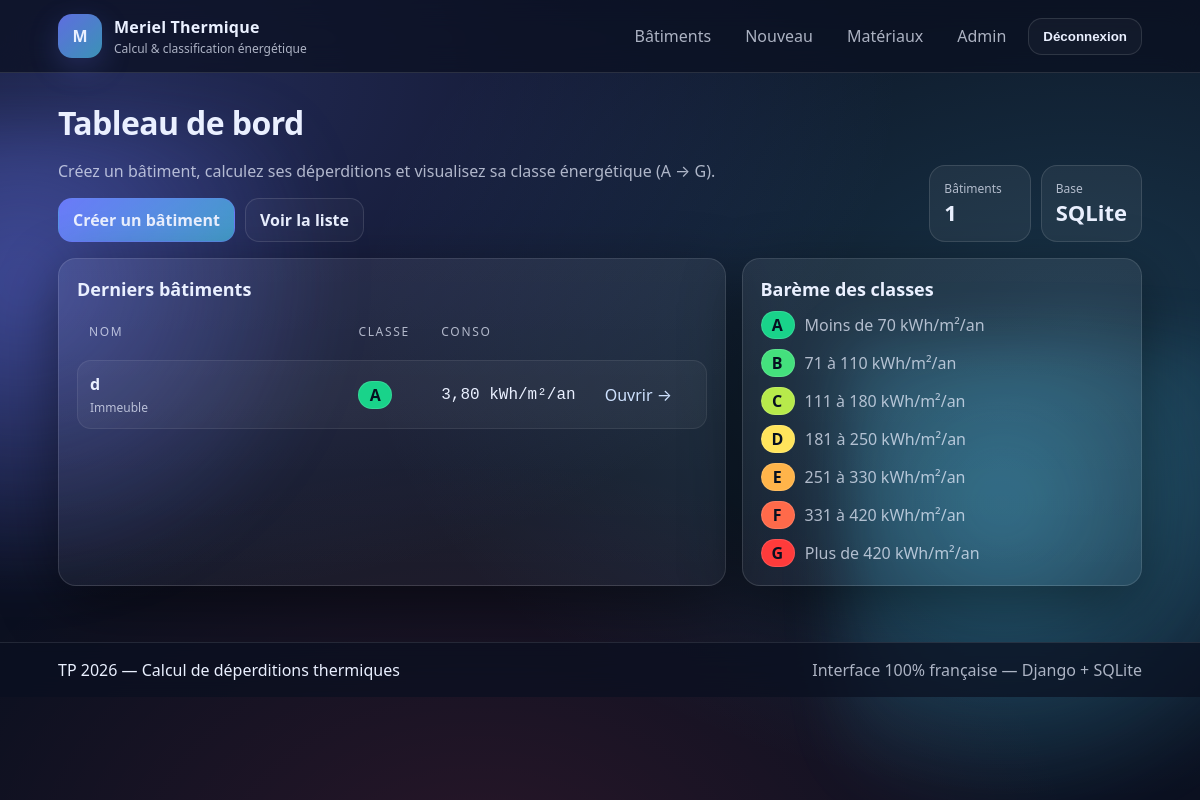
The app's page / (signed in) with its own data.
### thermo/models.py (models this page shows, shortened)
class Batiment(models.Model):
    nom = models.CharField(max_length=140)
    description = models.TextField(blank=True)
    cree_le = models.DateTimeField(default=timezone.now, editable=False)
    categorie = models.ForeignKey(
        CategorieBatiment,
        verbose_name="Type de bâtiment",
        on_delete=models.PROTECT,
    )
    surface_habitable_m2 = models.DecimalField(
        "Surface habitable (m²)",
        max_digits=10,
        decimal_places=2,
        validators=[MinValueValidator(Decimal("0.01"))],
    )
    type_plancher = models.ForeignKey(TypePlancher, on_delete=models.PROTECT)
    surface_plancher_m2 = models.DecimalField(
        "Surface plancher (m²)",
        max_digits=10,
        decimal_places=2,
        validators=[MinValueValidator(Decimal("0"))],
    )
    type_mur = models.ForeignKey(TypeMur, on_delete=models.PROTECT)
    surface_mur_m2 = models.DecimalField(
        "Surface murs (m²)",
        max_digits=10,
        decimal_places=2,
        validators=[MinValueValidator(Decimal("0"))],
    )
    type_toiture = models.ForeignKey(TypeToiture, on_delete=models.PROTECT)
    surface_toiture_m2 = models.DecimalField(
        "Surface toiture (m²)",
        max_digits=10,
        decimal_places=2,
        validators=[MinValueValidator(Decimal("0"))],
    )
    type_ouvrant = models.ForeignKey(TypeOuvrant, on_delete=models.PROTECT)
    surface_ouvrants_m2 = models.DecimalField(
        "Surface ouvrants (m²)",
        max_digits=10,
        decimal_places=2,
        validators=[MinValueValidator(Decimal("0"))],
    )
    class Meta:
        ordering = ["-cree_le", "nom"]
    @property
    def deperdition_plancher(self) -> Decimal:
        return (self.type_plancher.k or Decimal("0")) * (self.surface_plancher_m2 or Decimal("0"))
    @property
    def deperdition_murs(self) -> Decimal:
        return (self.type_mur.k or Decimal("0")) * (self.surface_mur_m2 or Decimal("0"))
    @property
    def deperdition_toiture(self) -> Decimal:
        return (self.type_toiture.k or Decimal("0")) * (self.surface_toiture_m2 or Decimal("0"))
    @property
    def deperdition_ouvrants(self) -> Decimal:
        return (self.type_ouvrant.k or Decimal("0")) * (self.surface_ouvrants_m2 or Decimal("0"))
    @property
    def deperdition_totale(self) -> Decimal:
        return self.deperdition_murs + self.deperdition_plancher + self.deperdition_ouvrants + self.deperdition_toiture
    @property
    def consommation_kwh_m2_an(self) -> Decimal:
        return self.deperdition_totale / self.surface_habitable_m2
    @staticmethod
    def classe_depuis_conso(c: Decimal) -> str:
        if c < Decimal("70"):
            return "A"
    @property
    def classe_energie(self) -> str:
        return self.classe_depuis_conso(self.consommation_kwh_m2_an)

class CategorieBatiment(models.Model):
    nom = models.CharField(max_length=120, unique=True)
    actif = models.BooleanField(default=True)
    class Meta:
        ordering = ["nom"]

class CoefficientBase(models.Model):
    nom = models.CharField(max_length=120, unique=True)
    k = models.DecimalField(
        max_digits=8,
        decimal_places=4,
        validators=[MinValueValidator(Decimal("0"))],
        help_text="Coefficient de transmission surfacique (k).",
    )
    actif = models.BooleanField(default=True)
    class Meta:
        abstract = True
        ordering = ["nom"]

class TypeMur(CoefficientBase):
    pass

class TypePlancher(CoefficientBase):
    pass

class TypeOuvrant(CoefficientBase):
    pass

class TypeToiture(CoefficientBase):
    pass

### thermo/views.py (the view)
# urls.py: path("", views.tableau_de_bord, name="tableau_de_bord"),
@login_required
def tableau_de_bord(request: HttpRequest) -> HttpResponse:
    batiments = Batiment.objects.select_related("categorie").all()[:6]
    total = Batiment.objects.count()
    return render(
        request,
        "thermo/tableau_de_bord.html",
        {"batiments": batiments, "total": total},
    )

### templates/thermo/tableau_de_bord.html (shortened to what this page needs)
{% extends "base.html" %}
{% block content %}
  <div class="hero">
    <div>
      <h1 class="h1">Tableau de bord</h1>
      <p class="muted">Créez un bâtiment, calculez ses déperditions et visualisez sa classe énergétique (A → G).</p>
      <div class="hero__actions">
        <a class="btn btn--primary" href="{% url 'thermo:batiment_creer' %}">Créer un bâtiment</a>
        <a class="btn btn--ghost" href="{% url 'thermo:batiment_liste' %}">Voir la liste</a>
      </div>
    </div>
    <div class="stats">
      <div class="stat">
        <div class="stat__label">Bâtiments</div>
        <div class="stat__value">{{ total }}</div>
      </div>
      <div class="stat">
        <div class="stat__label">Base</div>
        <div class="stat__value">SQLite</div>
      </div>
    </div>
  </div>
  <section class="grid">
    <div class="card">
      <h2 class="h2">Derniers bâtiments</h2>
      {% if batiments %}
        <div class="table table--4">
          <div class="table__head">
            <div>Nom</div>
            <div>Classe</div>
            <div>Conso</div>
          </div>
          {% for b in batiments %}
            <div class="table__row">
              <div>
                <div class="strong">{{ b.nom }}</div>
                <div class="muted" style="font-size:12px; margin-top:4px">{{ b.categorie.nom }}</div>
              </div>
              <div>{% include "partials/badge_classe.html" with classe=b.classe_energie %}</div>
              <div class="mono">{{ b.consommation_kwh_m2_an|floatformat:2 }} kWh/m²/an</div>
              <div><a class="link" href="{% url 'thermo:batiment_detail' b.pk %}">Ouvrir →</a></div>
            </div>
          {% endfor %}
        </div>
      {% endif %}
    </div>
    <div class="card">
      <h2 class="h2">Barème des classes</h2>
      <div class="bar">
        <div class="bar__row"><span class="badge badge--classe badge--a">A</span> <span class="muted">Moins de 70 kWh/m²/an</span></div>
        <div class="bar__row"><span class="badge badge--classe badge--b">B</span> <span class="muted">71 à 110 kWh/m²/an</span></div>
        <div class="bar__row"><span class="badge badge--classe badge--c">C</span> <span class="muted">111 à 180 kWh/m²/an</span></div>
        <div class="bar__row"><span class="badge badge--classe badge--d">D</span> <span class="muted">181 à 250 kWh/m²/an</span></div>
        <div class="bar__row"><span class="badge badge--classe badge--e">E</span> <span class="muted">251 à 330 kWh/m²/an</span></div>
        <div class="bar__row"><span class="badge badge--classe badge--f">F</span> <span class="muted">331 à 420 kWh/m²/an</span></div>
        <div class="bar__row"><span class="badge badge--classe badge--g">G</span> <span class="muted">Plus de 420 kWh/m²/an</span></div>
      </div>
    </div>
  </section>
{% endblock %}

### templates/partials/badge_classe.html
{% if classe %}
  <span class="badge badge--classe badge--{{ classe|lower }}">{{ classe }}</span>
{% else %}
  <span class="badge badge--muted">—</span>
{% endif %}

### static/css/app.css (style rules this page uses)
:root { --bg:#0b1020; --panel:rgba(255,255,255,.06); --panel2:rgba(255,255,255,.09); --text:#eaf0ff; --muted:rgba(234,240,255,.72); --border:rgba(255,255,255,.12); --shadow: 0 18px 60px rgba(0,0,0,.45); --primary:#6d7dff; --primary2:#52d6ff; --danger:#ff4666; --ring: 0 0 0 4px rgba(109,125,255,.22); --radius: 18px; --radius2: 14px; --mono: ui-monospace,SFMono-Regular,Menlo,Monaco,Consolas,"Liberation Mono","Courier New",monospace; --sans: ui-sans-serif,system-ui,-apple-system,"Segoe UI",Roboto,Helvetica,Arial,"Apple Color Emoji","Segoe UI Emoji"; --select-bg:#ffffff; --select-text:#0b1020; --select-border:rgba(11,16,32,.18); }
* { box-sizing:border-box }
html,body { height:100% }
body { margin:0; font-family:var(--sans); color:var(--text); background: radial-gradient(1200px 800px at 10% 10%, rgba(109,125,255,.25), transparent 65%), radial-gradient(1200px 800px at 90% 40%, rgba(82,214,255,.18), transparent 60%), radial-gradient(1000px 700px at 40% 110%, rgba(255,70,102,.12), transparent 60%), var(--bg); overflow-x:hidden; }
html { color-scheme: dark }
.h1 { margin:0 0 6px; font-size:32px; letter-spacing:-.6px }
.h2 { margin:0 0 10px; font-size:18px }
.muted { color:var(--muted) }
.strong { font-weight:700 }
.mono { font-family:var(--mono) }
.card { background: linear-gradient(180deg, rgba(255,255,255,.07), rgba(255,255,255,.045)); border:1px solid var(--border); border-radius: var(--radius); box-shadow: var(--shadow); padding:18px; }
.grid { display:grid; grid-template-columns: 1.25fr .75fr; gap:16px }
.hero { display:flex; justify-content:space-between; align-items:flex-end; gap:16px; margin-bottom:16px }
.hero__actions { display:flex; gap:10px; margin-top:12px; flex-wrap:wrap }
.stats { display:grid; grid-template-columns:1fr 1fr; gap:10px }
.stat { padding:14px; border-radius:16px; background:rgba(255,255,255,.06); border:1px solid var(--border) }
.stat__label { font-size:12px; color:var(--muted) }
.stat__value { font-size:22px; font-weight:800 }
.btn { appearance:none; border:0; cursor:pointer; padding:10px 14px; border-radius: 14px; font-weight:700; color:var(--text); background: rgba(255,255,255,.06); border:1px solid var(--border); transition: .2s transform, .2s background, .2s border-color; text-decoration:none; display:inline-flex; align-items:center; justify-content:center; gap:8px; }
.btn--primary { background: linear-gradient(135deg, rgba(109,125,255,.95), rgba(82,214,255,.65)); border-color: rgba(109,125,255,.35) }
.btn--ghost { background: rgba(255,255,255,.03) }
.table { display:grid; gap:8px }
.table__head,.table__row { display:grid; grid-template-columns: 1.35fr .95fr .45fr .85fr .55fr; gap:10px; align-items:center; padding:12px 12px; border-radius: 14px; }
.table--4 .table__head, .table--4 .table__row { grid-template-columns: 1.6fr .45fr .95fr .55fr; }
.table__head { color: var(--muted); font-size: 12px; text-transform: uppercase; letter-spacing: .14em; }
.table__row { background: rgba(255,255,255,.045); border:1px solid rgba(255,255,255,.08); transition:.2s; }
.link { color: #cfe2ff; text-decoration:none }
.badge { display:inline-flex; align-items:center; justify-content:center; min-width: 34px; height: 28px; padding:0 10px; border-radius: 999px; font-weight: 900; letter-spacing:.04em; border:1px solid rgba(255,255,255,.12); }
.badge--classe { color:#061021 }
.badge--a { background:#19d38a }
.badge--b { background:#44e07d }
.badge--c { background:#b7ea4b }
.badge--d { background:#ffe45c }
.badge--e { background:#ffb44a }
.badge--f { background:#ff6a4a }
.badge--g { background:#ff3b3b }
.bar { display:grid; gap:10px }
.bar__row { display:flex; align-items:center; gap:10px }

### records on screen
Batiment: nom "d", categorie.nom "Immeuble", classe "A", consommation_kwh_m2_an "3,80"

### other values on screen
{{ total }} "1"
